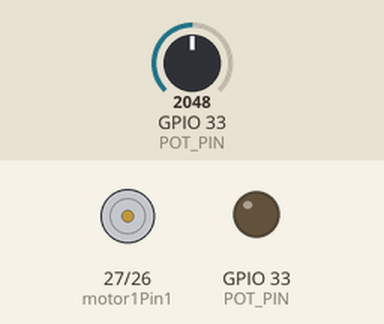
This sketch was run on a simulated ESP32. Shown: motor-driver pin pairs drawn as motors (green arrow = first pin HIGH = forward, orange = second pin HIGH = backward, longer = more drive, scaled by the enable pin), output pins drawn as LEDs (lit = HIGH). Inputs (shaded band) come from the test bench; at power-on: GPIO 33 (POT_PIN) = 2048. What the sketch prints to the serial monitor is not drawn.

Above: at 1.2 s.
1.3 s: GPIO 33 (POT_PIN) set to 2866
At 2.1 s:
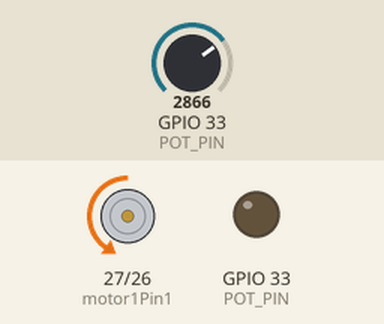
2.8 s: GPIO 33 (POT_PIN) set to 3603
At 3.3 s:
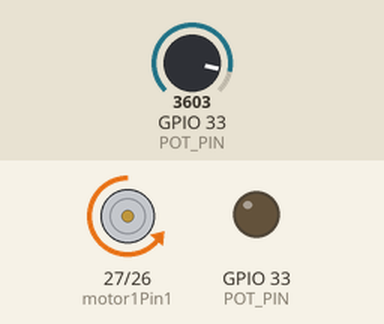
4.3 s: GPIO 33 (POT_PIN) set to 1228
At 5.5 s:
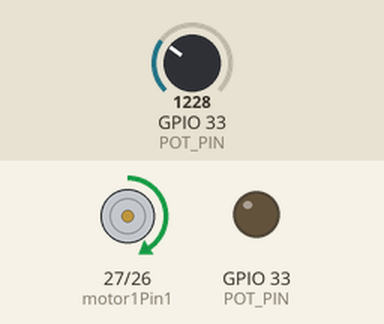
5.8 s: GPIO 33 (POT_PIN) set to 491
At 6.7 s:
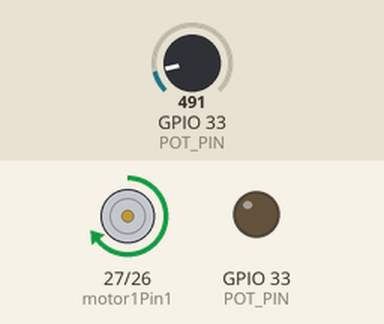
7.3 s: GPIO 33 (POT_PIN) set to 4095
At 7.9 s:
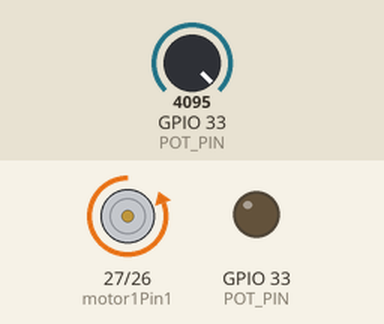
8.8 s: GPIO 33 (POT_PIN) set to 2047
At 10.2 s:
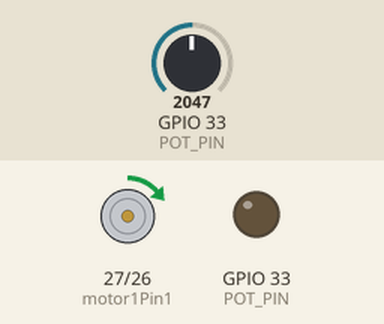
Timing chart, 0 to 11.3 s (numbered marks = the images above; inputs shaded):
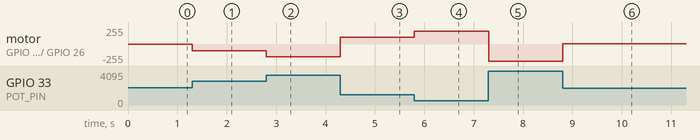

Measured:
- after the input at 1.3 s, motor on GPIO 27 (motor1Pin1) / GPIO 26 (motor1Pin2): stopped → backward 101/255 at once
- after the input at 2.8 s, motor on GPIO 27 (motor1Pin1) / GPIO 26 (motor1Pin2): backward 101/255 → backward 192/255 at once
- after the input at 4.3 s, motor on GPIO 27 (motor1Pin1) / GPIO 26 (motor1Pin2): backward 192/255 → forward 103/255 at once
- after the input at 5.8 s, motor on GPIO 27 (motor1Pin1) / GPIO 26 (motor1Pin2): forward 103/255 → forward 193/255 at once
- after the input at 7.3 s, motor on GPIO 27 (motor1Pin1) / GPIO 26 (motor1Pin2): forward 193/255 → backward 255/255 at once
- after the input at 8.8 s, motor on GPIO 27 (motor1Pin1) / GPIO 26 (motor1Pin2): backward 255/255 → forward 1/255 at once

The sketch:

l293d_motor.ino
```cpp
/**
 * l293d_motor
 *
 * This was written for the CS427 class at the University of Portland - Internet of Things.
 * A D.C. motor is a device that takes an electric current and converts it into rotational energy.
 * Most motors can only operate at full speed (voltage on), or stopped (voltage off).
 * The L293D Integrated Circuit (IC) chip included in the ESP32 kit is a chip that allows
 * you to control the speed that a D.C. motor spins at. This is achieved through Pulse-Width
 * Modulation, a technique that sends short pulses of voltage to control how much current goes
 * through a certain device.
 *
 * This program lets you control the speed and direction of a D.C. motor using a L293D IC chip and potentiometer.
 * Some computers have issues running this driver - if it's easier, please use the servo library instead of this one.
 * The servo is better for low-speed precision turns, while D.C. motors are better at high-speed turns.
 *
 * Specifics for how this works can be found here: https://en.wikipedia.org/wiki/Pulse-width_modulation
 * The L293D chip documentation can be found here: https://www.ti.com/lit/ds/symlink/l293.pdf
 *
 */

// set the pins to control the motor
#define motor1Pin1 27
#define motor1Pin2 26
#define enable1Pin 14
#define POT_PIN 33

// Setting PWM (pulse width modulation)
const int freq = 30000;
const int pwmChannel = 0;
const int resolution = 8;
int dutyCycle = 200;

void setup() {
  // sets the pins as outputs
  pinMode(motor1Pin1, OUTPUT);
  pinMode(motor1Pin2, OUTPUT);
  pinMode(enable1Pin, OUTPUT);
  pinMode(POT_PIN, OUTPUT);

  // configure the PWM properties using the built-in ledcSetup
  // PWM was introduced to Arduino to control the brightness of
  // LEDs, but it can be used for more than just setting the brightness
  ledcSetup(pwmChannel, freq, resolution);

  // attach the channel to the GPIO to be controlled
  // this is essentially the pinMode for a PWM signal
  ledcAttachPin(enable1Pin, pwmChannel);

  // begin serial communication on 115200 baud channel
  Serial.begin(115200);
}

void loop() {
  // read the value and map it to a duty cycle from -255 to 255,
  // where -255 is the maximum backward speed and 255 is the maximum forward speed
  // print this to the Serial Monitor
  float val = analogRead(POT_PIN);
  int dutycycle = map(val, 0, 4095, 0, 510) - 255;
  Serial.print("Speed: ");
  Serial.println(dutycycle);

  // if the duty cycle is less than 0, make the motor go backward
  int isBackward = 0;
  if(dutycycle < 0){
    isBackward = 1;
  }

  // make sure the duty cycle is positive
  dutycycle = abs(dutycycle);

  // set the pins on the L293D IC
  if(isBackward){
    // if the duty cycle is negative, move the motor backward
    digitalWrite(motor1Pin1, HIGH);
    digitalWrite(motor1Pin2, LOW);
  }else{
    // if the duty cycle is positive, move the motor forward
    digitalWrite(motor1Pin1, LOW);
    digitalWrite(motor1Pin2, HIGH);
  }

  // write that value to the motor
  // note that the motor has limitations on how slow it can spin,
  // so values below 200 might not turn on the motor at all.
  ledcWrite(pwmChannel, dutycycle);
}
```
